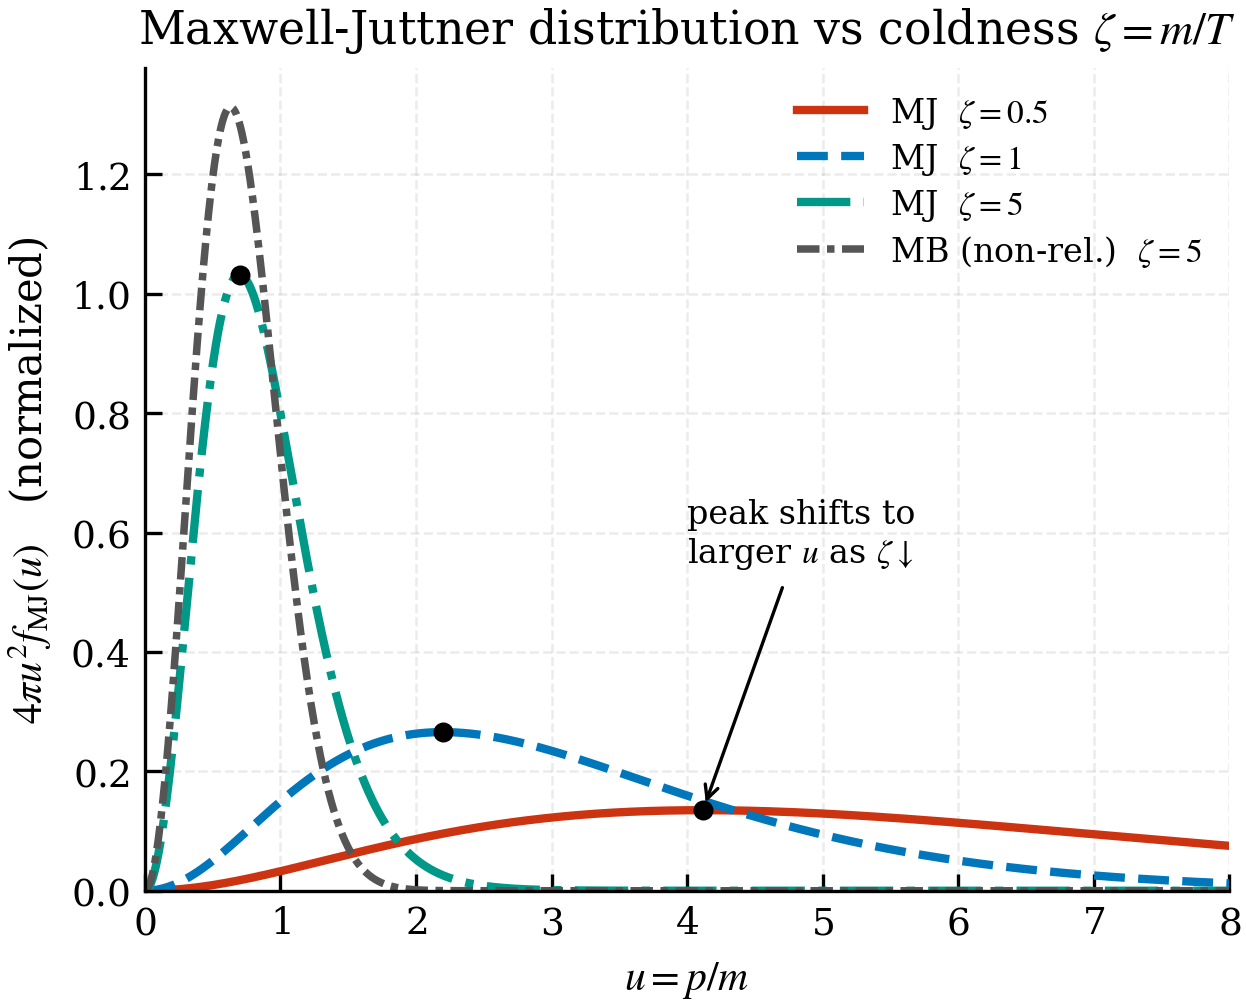

Source code (Python):
# -*- coding: utf-8 -*-
"""
fig01_maxwell_juttner.py  ->  fig01_maxwell_juttner.{pdf,png}

WHAT IT SHOWS
-------------
The normalized Maxwell-Juttner momentum distribution

        P(u) du = u^2 exp[-zeta * sqrt(1 + u^2)] / N(zeta)  du ,
        u = p / m ,   zeta = m / T ,   N(zeta) = K_2(zeta) / zeta ,

for three coldness values that span the relativistic regimes:
        zeta = 0.5  (ultra-relativistic / hot),
        zeta = 1    (mildly relativistic),
        zeta = 5    (non-relativistic / cold).
The distribution is the radial (momentum-magnitude) density 4*pi*u^2 f_MJ,
i.e. the probability that |p|/m lies in [u, u+du].  As zeta decreases the
peak shifts to larger u and a long relativistic tail develops.

For comparison the NON-RELATIVISTIC Maxwell-Boltzmann momentum distribution
at the SAME temperature (same zeta) is shown as a grey dash-dot curve for the
cold case zeta = 5:

        P_MB(u) du = u^2 exp[-(zeta/2) u^2] / N_MB  du ,

obtained from the kinetic energy p^2/(2m).  At zeta = 5 the Maxwell-Juttner
and Maxwell-Boltzmann curves nearly coincide, confirming the correct
non-relativistic limit (and the K_2(zeta) normalization).

CONVENTION (see 00_conventions.tex)
-----------------------------------
Coldness is labelled zeta = m/T (NOT z; z is reserved for the fugacity).
zeta >> 1: non-relativistic; zeta ~ 1: mildly relativistic; zeta << 1:
ultra-relativistic.  The exact normalization uses the Macdonald function
N(zeta) = K_2(zeta)/zeta, verified numerically to <1e-6 below.

PROVENANCE
----------
COMPUTED (pure computation; scipy.special modified Bessel + numerical
normalization check).

Run:  python fig01_maxwell_juttner.py
"""

from __future__ import annotations

import os
import sys

HERE = os.path.dirname(os.path.abspath(__file__))
CODE_DIR = os.path.dirname(HERE)
if CODE_DIR not in sys.path:
    sys.path.insert(0, CODE_DIR)

import numpy as np  # noqa: E402
from scipy import integrate  # noqa: E402

import _common as C  # noqa: E402
from _common import apply_style, savefig_dual, bessel_k  # noqa: E402


def mj_pdf(u, zeta):
    """Normalized Maxwell-Juttner momentum-magnitude pdf, N = K_2(zeta)/zeta."""
    norm = bessel_k(2, zeta) / zeta
    return u ** 2 * np.exp(-zeta * np.sqrt(1.0 + u ** 2)) / norm


def mb_pdf(u, zeta):
    """Non-relativistic Maxwell-Boltzmann momentum-magnitude pdf (same T)."""
    # N_MB = int_0^inf u^2 exp(-(zeta/2)u^2) du = (sqrt(pi)/4)(zeta/2)^{-3/2}
    norm = (np.sqrt(np.pi) / 4.0) * (zeta / 2.0) ** (-1.5)
    return u ** 2 * np.exp(-(zeta / 2.0) * u ** 2) / norm


def main():
    plt = apply_style()

    zetas = [0.5, 1.0, 5.0]
    styles = ["-", "--", "-."]
    colors = ["#CC3311", "#0077BB", "#009988"]

    u = np.linspace(0.0, 8.0, 1600)

    fig, ax = plt.subplots(figsize=(4.2, 3.4))

    # --- normalization self-check (acceptance: |int - 1| < 1e-3) -----------
    print("Maxwell-Juttner normalization check (int P(u) du should be 1):")
    for zeta in zetas:
        val, _ = integrate.quad(mj_pdf, 0.0, np.inf, args=(zeta,), limit=200)
        print(f"  zeta={zeta:>4}:  integral = {val:.8f}   "
              f"(err = {abs(val - 1.0):.2e})")

    peaks = []
    for zeta, ls, col in zip(zetas, styles, colors):
        p = mj_pdf(u, zeta)
        ax.plot(u, p, ls=ls, color=col, lw=2.0,
                label=rf"MJ  $\zeta={zeta:g}$")
        peaks.append(u[np.argmax(p)])

    # non-relativistic MB at the cold reference zeta = 5 (should overlap MJ)
    zeta_ref = 5.0
    ax.plot(u, mb_pdf(u, zeta_ref), ls=(0, (3, 1, 1, 1)), color="#555555",
            lw=1.8, label=rf"MB (non-rel.)  $\zeta={zeta_ref:g}$")

    # annotate the peak shift
    for zeta, up in zip(zetas, peaks):
        yp = mj_pdf(np.array([up]), zeta)[0]
        ax.plot([up], [yp], marker="o", ms=4, color="k", zorder=5)
    ax.annotate("peak shifts to\nlarger $u$ as $\\zeta\\downarrow$",
                xy=(peaks[0], mj_pdf(np.array([peaks[0]]), zetas[0])[0]),
                xytext=(4.0, 0.55), fontsize=8, color="k",
                arrowprops=dict(arrowstyle="->", color="k", lw=0.8))

    ax.set_xlim(0.0, 8.0)
    ax.set_ylim(0.0, None)
    ax.set_xlabel(r"$u = p/m$")
    ax.set_ylabel(r"$4\pi u^2 f_{\mathrm{MJ}}(u)$   (normalized)")
    ax.set_title(r"Maxwell-Juttner distribution vs coldness $\zeta=m/T$")
    ax.grid(True, which="major", alpha=0.25)
    ax.legend(loc="upper right", fontsize=8)

    paths = savefig_dual(fig, "fig01_maxwell_juttner")
    for pth in paths:
        print("wrote", pth)
    print("MJ peak positions u* =", [f"{p:.3f}" for p in peaks],
          "for zeta =", zetas)
    plt.close(fig)


if __name__ == "__main__":
    main()
